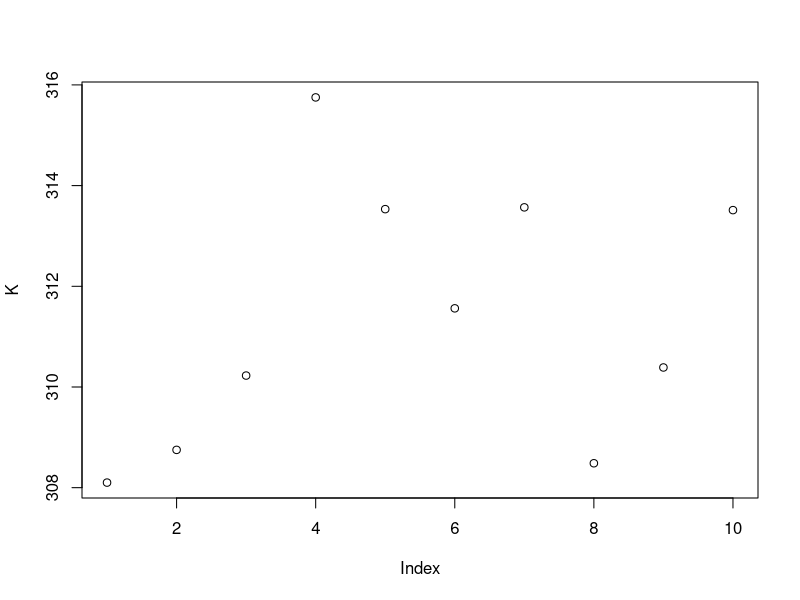
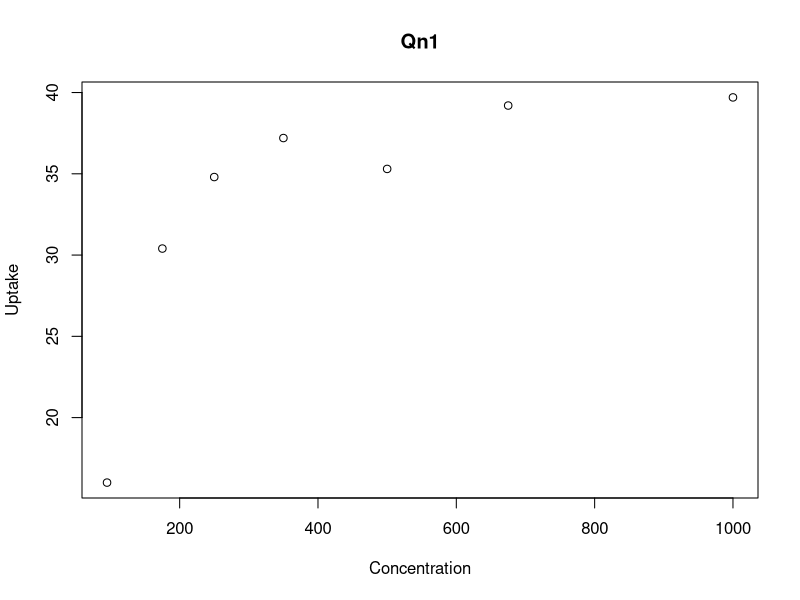
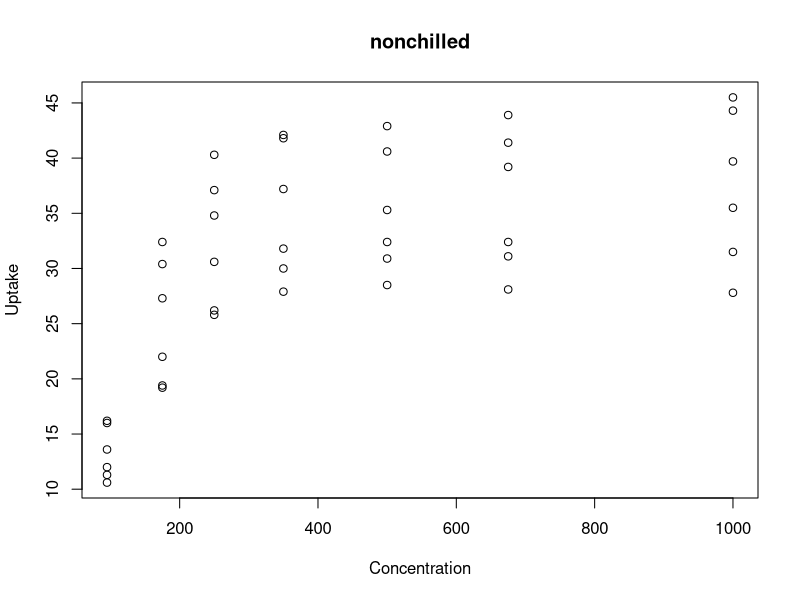
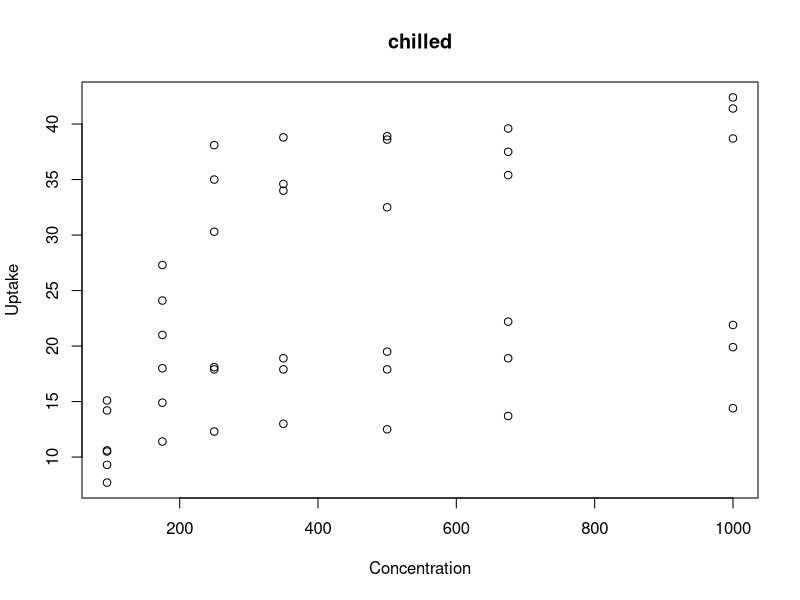

Write the R code that produced these figures, in order. (Note: this script raises an error after producing the figures.)
# Logic, Loops and Functions

# R is a programming language and a platform for statistical analysis.

# It was designed to minimize the amount of typing required to solve 
# problems of all sizes in statistics. While it is not a general purpose
# programming language like FORTRAN, C or Java, it does support  the 
# features common to all contemporary programming languages, including loops
# and functions. 

# Notably, point and click software for statistics lack programming features
# making it very difficult to implement new functionality or automate repeated 
# tasks. 

# What are loops, and why do we need them?

# A computer program can be visualized as a flow chart. 

# Loops in the flow chart mean that the same set of instructions 
# is executed multiple times.

# Loops are repeated until some condition is reached, for example, 
# until every item has been processed. A loop to use function f to 
# process each of 10 items in a list might work like this:

# set a counter i to 1

# Step 1: pass element i of the list as input to function f
# Step 2: add 1 to counter i
# Step 3: if i is less than 10, return to Step 1.

# in R for list L:

# for(i in 1:10){
#    f(L[i])
# }

# What are functions, and why do we need them?

# As we've seen, R has tons of functions built in. Somebody connected 
# to the R Core Team designed and implemented functions like sum() and about 
# 450 others in the base package, 350 more in stats, and about 100 in 
# graphics. 

# Functions perform a well defined task again and again
# without having to copy and paste the instructions (code) again and again. Since
# functions can contain calls to other functions, they are incredibly powerful
# and relatively easy to understand. This is particularly so if the author of a 
# a function gives it a good name, and provides good comments.


# Both functions and loops are coding elements that make the finished 
# program shorter, and the source code easier to understand, test and
# maintain. This is a key feature of reuseable and robust software.
# FAIR is not just about data...


# Here is a function called C2K that changes degrees centigrade to 
# degrees kelvin

# c gets passed in 
# k comes out

C2K <- function (c) {
   k = c + 273.15
   return(k)
}

# Test the function with 1 degree C

C2K(1)

# R understands and implements many loops implicitly based 
# on data type. If a list has many elements, R functions
# often infer that a function receiving such a list should 
# be performed for every element on the list.

MyPetTypes <- c("Dog", "Cat", "Rat", "Dog")

MyPetTypes # prints them all out

MyPetTypes == "Dog" # checks each one


# The rnorm function generates random normal variables, in this case,
# 10 random numbers drawn from a distribution with mean 37 and SD = 2.

# Create an array of 10 items in centigrade.

C <- rnorm(10, mean=37, sd=2)

C

# Remember how square brackets work. Here is the first element of C:

C[1]


# This R syntax explicitly implements a loop for the 10 values stored in C,
# printing them out

for(i in 1:10){
  print(C[i])
}

# Loops can be used to perform logical tests like this:

for(i in 1:10){
  if(i > 5){
    print(paste(i, "is greater than 5"))
  } else {
    print(paste(i, "is not greater than 5"))
  }
}

# Here is a simple example of a function called inside a 
# loop

for(i in 1:10){
  C2K(C[i])
}

# This is kind of unfortunate because we can't see the output, even though 
# the calculation was performed.

# This fixes that problem: everything goes to the screen.

for(i in 1:10){
  print(C2K(C[i]))
}

# To save the output for future use, one could create a variable outside 
# the function and update this variable inside the function.

K = numeric(10) # Create list of 10 numbers (by default each is 0)

for(i in 1:10){
  K[i] = C2K(C[i])
}

plot(K)

# Again, in certain cases you don't need an explicit loop for this to work:

C2K(C)

# Here is another example.

# Adding a simple number (aka a "scalar") to a vector implies a loop. R
# handles this well.

C + 273.15

# The colon operator creates a vector. A loop must have been involved 
# under the hood, so to speak:

1:10

# Here is a very compact version of a loop and a logical check

1:10 > 5

# R can also iterate (loop) over more complex data structures such as data frames

# This statement loads a built in data set called CO2

data("CO2")

View(CO2)

# Functions in R and other languages often take data as arguments (that is, input). R
# functions can also take other functions as input, which is kind of cool.

# tapply is a great example of this. Here it is used to 
# calculate mean uptake by each type 

tapply(CO2$uptake, CO2$Type, mean)


# Green Exercises

# GREEN 1: Use tapply to calculate the max CO2 uptake by type
tapply(CO2$uptake, CO2$Type, max)

# GREEN 2: Calculate max CO2 uptake by treatment
tapply(CO2$uptake, CO2$Treatment, max)
# GREEN 3: Create a variable X that contains the following Fahrenheit values: 98.6, 100.4, 102.3
X <- c(98.6,100.4,102.3)
# GREEN 4: Write a function called F to C that maps these values to Centigrade.
FtoC<- function(f){
  c = (f-32)*(5/9)
  return(c)
}

FtoC(X)



# Blue Exercises

# Functions can do more than calculations.  

# The following code creates and saves a plot,

# The tricky bit here is the "pdf" function which diverts
# graphical output to a named file (a device). The dev.off
# function closes the file and completes the pdf.

pdf("Qn1.Scatter.pdf")
plot(CO2[CO2$Plant == "Qn1", "conc"], CO2[CO2$Plant == "Qn1", "uptake"],
     main = "Qn1",
     xlab = "Concentration",
     ylab = "Uptake")
dev.off ()

# To do this for multiple plant types, I could write a function like this,
# where t corresponds to a specific plant location. t is part of the 
# filename and the title,
  
MakePlantPlot <- function(t) {
  myPdf = paste(t, "Scatter", "pdf", sep = '.')
  pdf(myPdf)
  plot(CO2[CO2$Plant == t, "conc"], CO2[CO2$Plant == t, "uptake"],
       main = t,
       xlab = "Concentration",
       ylab = "Uptake")
  dev.off()
}

# lapply is a nice way to run a function on each item in a list


MakeTreatmentPlot <- function(t) {
  myPdf = paste(t, "Scatter", "pdf", sep = '.')
  pdf(myPdf)
  plot(CO2[CO2$Treatment == t, "conc"], CO2[CO2$Treatment == t, "uptake"],
       main = t,
       xlab = "Concentration",
       ylab = "Uptake")
  dev.off()
}
lapply(levels(CO2$Treatment), MakeTreatmentPlot)

# BLUE 1: Use this same lapply mechanism to create plots for different treatments

lapply(levels(CO2$Treatment), MakePlantPlot)


# The following code returns the summary of a linear model  of
# uptake as a function of concentration of CO2 for QN1 plants 

summary(lm( CO2[CO2$Plant == "Qn1", "uptake"] ~ CO2[CO2$Plant =="Qn1", "conc"]))

# BLUE 2: Write a function that returns the summary of a linear model of
# uptake as a function of concentration of CO2 and 
# run it for all plants using lapply

MakePlantLM <- function(t) {summary(lm( CO2[CO2$Plant == t, "uptake"] ~ CO2[CO2$Plant ==t, "conc"]))}
lapply(levels(CO2$Plant), MakePlantLM)


# Black Exercises

# There are many situations where R's built-in looping ability is the most 
# elegant way to achieve a result, why not just use those? Who needs a "for"
# loop in R?

# One answer has to do with the way variables are visible or invisible outside a 
# block of code set off by curly brackets. R is a little "like Las Vegas" in this sense.
# What goes on inside curly brackets tends to be private.

# In the example below, you'll note that X does not seem to change
# outside the lapply

X = 0

ApplyResult <- lapply(10:20, function (i) {
  print(i)
  X = i
  
})

ApplyResult

X


# For loops can modify variables defined outside: see below

X = 5

for (i in 1:10){
  X = i
}

X

# If you want to use the output of apply-type functions in R, you need 
# to assign the result of the whole loop to a variable. That may be messy. 
# Sometime you just want to change a data frame "in place" without copying it,
# and one way to do this is to loop through the rows or columns of a str

# BLACK 1: Use a "for" loop to modify the CO2 data frame, increasing the uptake values
# of Mississippi chilled by 10%.

for(i in 1:nrow(CO2)){
  if (CO2$Type[i] == "Mississippi") { 
    if (CO2$Treatment[i] == "chilled")
    (CO2$uptake[i]=CO2$uptake[i] * 1.1)
  }
}
  



# BLACK 2: Accomplish this effect without a loop





